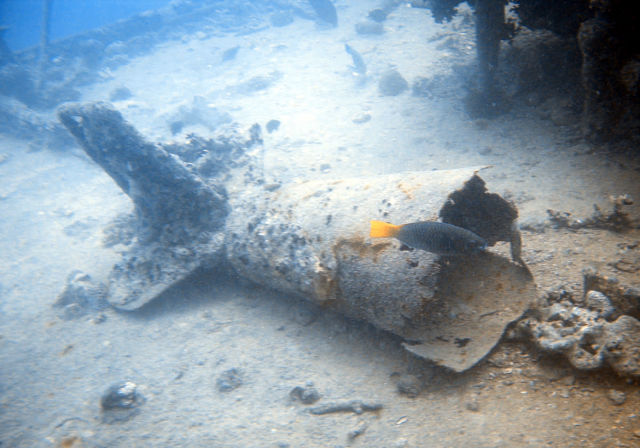
#> input picture data/uieb/reference/uieb_139img.png, 640 x 448 px, found by its file name; its folder holds only this picture in this run
$ python q2_ablation.py
#> lines starting #> are read from the running program, lines starting #| are printed output that depends on the picture
### evaluate.py
"""
CENG 466 - THE1 evaluation script.

Computes image quality metrics between your output images and the reference images.
Do NOT modify this file; all reported numbers must be produced with it.

Usage:
    python evaluate.py <output_dir> <reference_dir>

Images are matched by file name. Both images must have the same size.
Only NumPy and Pillow are needed.

FULL-REFERENCE metrics (output compared with the reference):
  PSNR    Peak Signal-to-Noise Ratio in dB, from the mean squared error.       higher = better
  SSIM    Structural Similarity: 11x11 Gaussian window (sigma 1.5), K1 = 0.01,
          K2 = 0.03, per RGB channel, averaged.                                higher = better (max 1)
  dE2000  Mean CIEDE2000 colour difference in CIELab (sRGB, D65).              lower = better
          (~1 invisible, ~2-3 just noticeable, >10 clearly different colours)
  GMSD    Gradient Magnitude Similarity Deviation (Xue et al., 2014, as in the
          authors' MATLAB code): how uniformly the edges/gradients of the
          output match the reference.                                         lower = better (0 = same)

NO-REFERENCE metrics (computed on one image alone). There is no "better"
direction: compare your output's value with the REFERENCE image's value.
  noise      noise standard deviation of the luminance (gray) image, in gray levels
             (Immerkaer, 1996); independent noise of std s in each RGB channel reads
             about 0.67 * s, because the gray conversion averages part of it away
  sharpness  mean gradient magnitude (Sobel); noise also raises it
  colourful  colourfulness (Hasler & Suesstrunk, 2003)
  entropy    Shannon entropy of the gray-level histogram, bits (max 8)
  UCIQE      underwater colour image quality (Yang & Sowmya, 2015), in CIELab:
             0.4680 * std(chroma) + 0.2745 * (99th - 1st percentile of L*)
             + 0.2576 * mean(chroma / sqrt(chroma^2 + L*^2)); implementations of
             UCIQE differ in these details, so compare only values from this script
"""

import os
import sys

import numpy as np
from PIL import Image


def read_image(path):
    """Reads an image as an RGB uint8 array of shape (H, W, 3)."""
#> called with path = 'data/uieb/reference/uieb_139img.png'
    return np.asarray(Image.open(path).convert("RGB"))


def _check(output, reference):
    output = np.asarray(output, dtype=np.float64)
    reference = np.asarray(reference, dtype=np.float64)
    if output.shape != reference.shape:
        raise ValueError(f"Shape mismatch: {output.shape} vs {reference.shape}")
    return output, reference


# --------------------------------------------------------------------------- PSNR
def psnr(output, reference, data_range=255.0):
    output, reference = _check(output, reference)
    mse = np.mean((output - reference) ** 2)
    if mse == 0:
        return float("inf")
    return 10.0 * np.log10(data_range ** 2 / mse)


# --------------------------------------------------------------------------- SSIM
def _gaussian_kernel(size=11, sigma=1.5):
    ax = np.arange(size) - (size - 1) / 2.0
    k = np.exp(-(ax ** 2) / (2.0 * sigma ** 2))
    return k / k.sum()


def _filter2(x, k):
    """Separable 'valid' correlation of a 2D array with a 1D kernel."""
    n = len(k)
    rows = sum(k[i] * x[i:x.shape[0] - n + 1 + i, :] for i in range(n))
    return sum(k[i] * rows[:, i:rows.shape[1] - n + 1 + i] for i in range(n))


def _ssim_channel(x, y, data_range):
    k = _gaussian_kernel()
    c1 = (0.01 * data_range) ** 2
    c2 = (0.03 * data_range) ** 2
    mu_x, mu_y = _filter2(x, k), _filter2(y, k)
    sxx = _filter2(x * x, k) - mu_x ** 2
    syy = _filter2(y * y, k) - mu_y ** 2
    sxy = _filter2(x * y, k) - mu_x * mu_y
    num = (2 * mu_x * mu_y + c1) * (2 * sxy + c2)
    den = (mu_x ** 2 + mu_y ** 2 + c1) * (sxx + syy + c2)
    return float(np.mean(num / den))


def ssim(output, reference, data_range=255.0):
    output, reference = _check(output, reference)
    if output.ndim == 2:
        return _ssim_channel(output, reference, data_range)
    return float(np.mean([_ssim_channel(output[..., c], reference[..., c], data_range)
                          for c in range(output.shape[2])]))


# --------------------------------------------------------------------------- colour
def rgb_to_lab(img):
    """sRGB uint8/float in [0, 255] -> CIELab (D65 white point)."""
    c = np.asarray(img, dtype=np.float64) / 255.0
    c = np.where(c > 0.04045, ((c + 0.055) / 1.055) ** 2.4, c / 12.92)
    m = np.array([[0.412453, 0.357580, 0.180423],
                  [0.212671, 0.715160, 0.072169],
                  [0.019334, 0.119193, 0.950227]])
    xyz = c @ m.T / np.array([0.95047, 1.0, 1.08883])
    f = np.where(xyz > (6 / 29) ** 3, np.cbrt(xyz), xyz / (3 * (6 / 29) ** 2) + 4 / 29)
    L = 116 * f[..., 1] - 16
    a = 500 * (f[..., 0] - f[..., 1])
    b = 200 * (f[..., 1] - f[..., 2])
    return np.stack([L, a, b], axis=-1)


def delta_e2000(output, reference):
    """Mean CIEDE2000 colour difference (Sharma, Wu & Dalal, 2005)."""
    output, reference = _check(output, reference)
    L1, a1, b1 = np.moveaxis(rgb_to_lab(reference), -1, 0)
    L2, a2, b2 = np.moveaxis(rgb_to_lab(output), -1, 0)
    C1, C2 = np.hypot(a1, b1), np.hypot(a2, b2)
    Cm7 = ((C1 + C2) / 2) ** 7
    G = 0.5 * (1 - np.sqrt(Cm7 / (Cm7 + 25.0 ** 7)))
    a1p, a2p = (1 + G) * a1, (1 + G) * a2
    C1p, C2p = np.hypot(a1p, b1), np.hypot(a2p, b2)
    h1p = np.degrees(np.arctan2(b1, a1p)) % 360
    h2p = np.degrees(np.arctan2(b2, a2p)) % 360
    dLp, dCp = L2 - L1, C2p - C1p
    dh = h2p - h1p
    dh = np.where(dh > 180, dh - 360, np.where(dh < -180, dh + 360, dh))
    dh = np.where(C1p * C2p == 0, 0, dh)
    dHp = 2 * np.sqrt(C1p * C2p) * np.sin(np.radians(dh / 2))
    Lpm, Cpm = (L1 + L2) / 2, (C1p + C2p) / 2
    hsum = h1p + h2p
    hpm = np.where(np.abs(h1p - h2p) > 180, np.where(hsum < 360, hsum + 360, hsum - 360), hsum) / 2
    hpm = np.where(C1p * C2p == 0, hsum, hpm)
    T = (1 - 0.17 * np.cos(np.radians(hpm - 30)) + 0.24 * np.cos(np.radians(2 * hpm))
         + 0.32 * np.cos(np.radians(3 * hpm + 6)) - 0.20 * np.cos(np.radians(4 * hpm - 63)))
    d_theta = 30 * np.exp(-(((hpm - 275) / 25) ** 2))
    Rc = 2 * np.sqrt(Cpm ** 7 / (Cpm ** 7 + 25.0 ** 7))
    Sl = 1 + 0.015 * (Lpm - 50) ** 2 / np.sqrt(20 + (Lpm - 50) ** 2)
    Sc, Sh = 1 + 0.045 * Cpm, 1 + 0.015 * Cpm * T
    Rt = -np.sin(np.radians(2 * d_theta)) * Rc
    de = np.sqrt((dLp / Sl) ** 2 + (dCp / Sc) ** 2 + (dHp / Sh) ** 2 + Rt * (dCp / Sc) * (dHp / Sh))
    return float(de.mean())


# --------------------------------------------------------------------------- gradients
def _gray(img):
    img = np.asarray(img, dtype=np.float64)
    return img @ np.array([0.299, 0.587, 0.114]) if img.ndim == 3 else img
#> returned value: shape (448, 640) float64


def _conv3(x, k):
    """3x3 correlation with edge replication (output has the same size)."""
    p = np.pad(x, 1, mode="edge")
    h, w = x.shape
    return sum(k[i, j] * p[i:i + h, j:j + w] for i in range(3) for j in range(3))
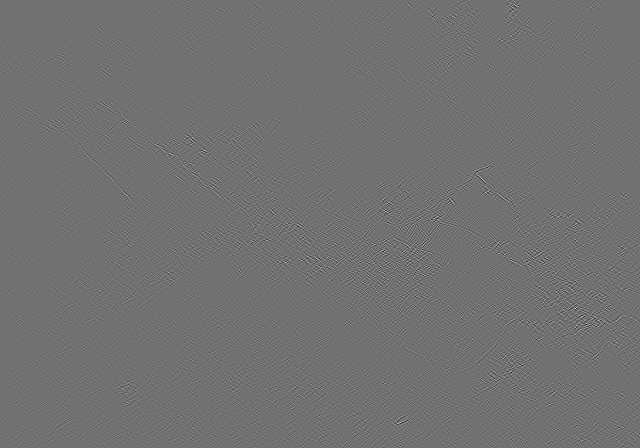
#> returned value: shape (448, 640) float64; min -88.19, max 109.5, mean 0; drawn with min black and max white


def _conv2_same(x, k):
    """2-D convolution with zero padding, cropped like MATLAB's conv2(x, k, 'same')."""
    kh, kw = k.shape
    h, w = x.shape
    full = np.zeros((h + kh - 1, w + kw - 1))
    for i in range(kh):
        for j in range(kw):
            full[i:i + h, j:j + w] += k[i, j] * x
    r0, c0 = kh // 2, kw // 2
    return full[r0:r0 + h, c0:c0 + w]


def gmsd(output, reference, c=170.0):
    """
    Gradient Magnitude Similarity Deviation, following the authors' MATLAB code
    (Xue, Zhang, Mou & Bovik, IEEE TIP 2014): luminance, 2x2 average + 2x downsampling,
    Prewitt gradients, GMS map with c = 170, standard deviation (N - 1).
    """
    output, reference = _check(output, reference)
    ave = np.full((2, 2), 0.25)
    dx = np.array([[1, 0, -1], [1, 0, -1], [1, 0, -1]]) / 3.0

    def grad_mag(img):
        g = _conv2_same(_gray(img), ave)[::2, ::2]
        return np.hypot(_conv2_same(g, dx), _conv2_same(g, dx.T))

    mo, mr = grad_mag(output), grad_mag(reference)
    gms = (2 * mo * mr + c) / (mo ** 2 + mr ** 2 + c)
    return float(gms.std(ddof=1))


# --------------------------------------------------------------------------- no-reference
def noise_sigma(img):
    """Noise standard deviation of the luminance image (Immerkaer, 1996)."""
    k = np.array([[1, -2, 1], [-2, 4, -2], [1, -2, 1]], dtype=np.float64)
    g = _gray(img)
    return float(np.sqrt(np.pi / 2) / 6 * np.abs(_conv3(g, k))[1:-1, 1:-1].mean())


def sharpness(img):
    """Mean Sobel gradient magnitude."""
    kx = np.array([[-1, 0, 1], [-2, 0, 2], [-1, 0, 1]], dtype=np.float64)
#> kx = [[-1, 0, 1], [-2, 0, 2], [-1, 0, 1]]
    g = _gray(img)
    return float(np.hypot(_conv3(g, kx), _conv3(g, kx.T)).mean())


def colourfulness(img):
    r, g, b = (np.asarray(img, dtype=np.float64)[..., i] for i in range(3))
    rg, yb = r - g, 0.5 * (r + g) - b
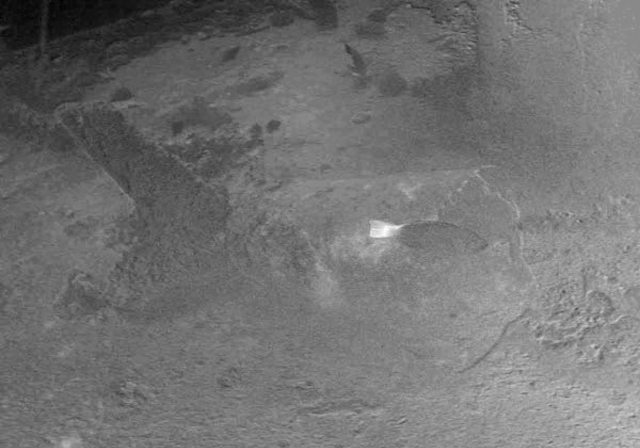
#> rg: shape (448, 640) float64; min -96, max 82, mean -16.1; drawn with min black and max white
    return float(np.hypot(rg.std(), yb.std()) + 0.3 * np.hypot(rg.mean(), yb.mean()))


def entropy(img):
    levels = np.clip(np.round(_gray(img)), 0, 255).astype(np.int64)
    p = np.bincount(levels.ravel(), minlength=256) / levels.size
#> p = 256 values, max 0.00759 at index 202, min 0.000136 at index 255, mean 0.00391
    p = p[p > 0]
    return float(-(p * np.log2(p)).sum())


def uciqe(img):
    lab = rgb_to_lab(img)
#> in rgb_to_lab, `f = np.where(xyz > (6 / 29) ** 3, np.cbrt(xyz), xyz / (3 * (6 / 29) **..`:
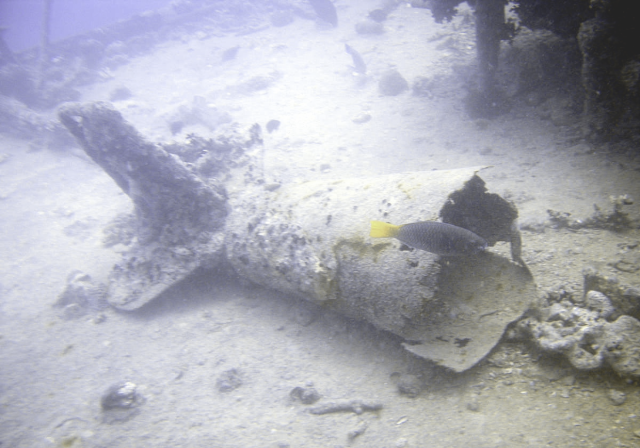
#> f: shape (448, 640, 3) float64; mean R, G, B 0.675, 0.68, 0.717
#> in rgb_to_lab, `L = 116 * f[..., 1] - 16`:
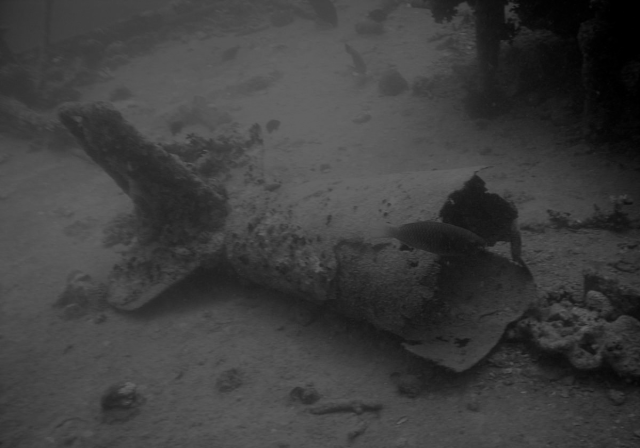
#> L: shape (448, 640) float64; min 0, max 100, mean 62.8
#> in rgb_to_lab, `a = 500 * (f[..., 0] - f[..., 1])`:
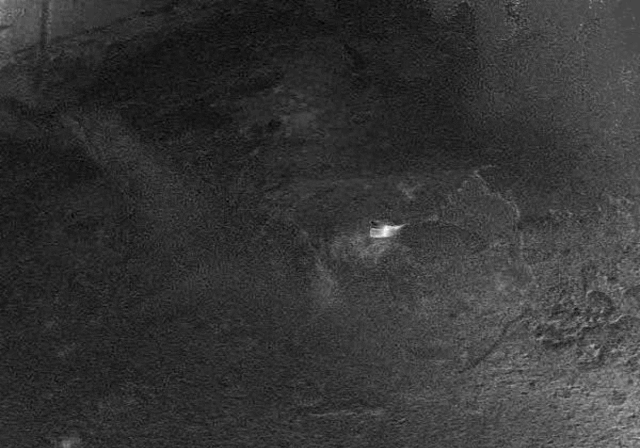
#> a: shape (448, 640) float64; min -8.98, max 22.75, mean -2.3; drawn with min black and max white
#> in rgb_to_lab, `return np.stack([L, a, b], axis=-1)`:
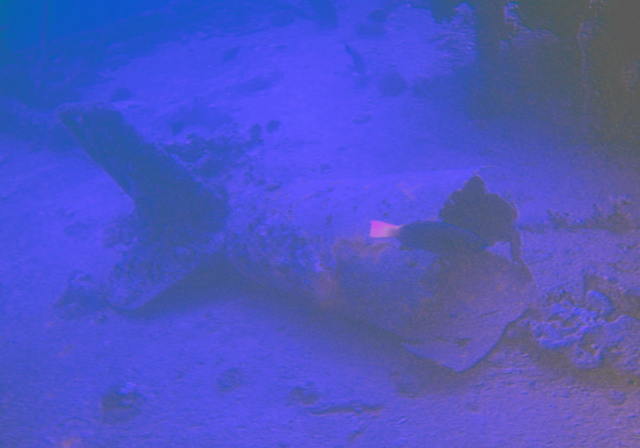
#> returned value: shape (448, 640, 3) float64; mean of channels 0, 1, 2 62.8, -2.3, -7.5; drawn with min black and max white
    L, chroma = lab[..., 0], np.hypot(lab[..., 1], lab[..., 2])
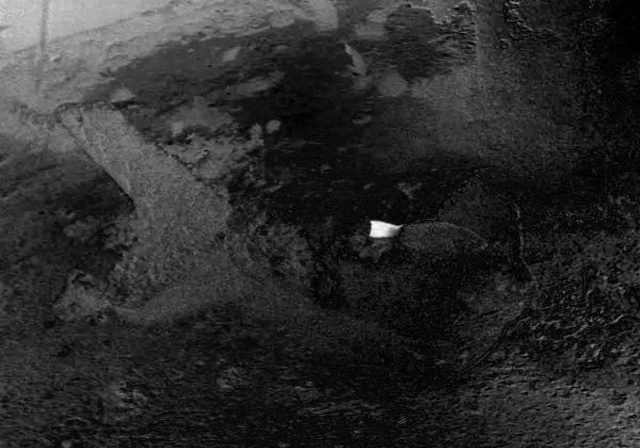
#> chroma: shape (448, 640) float64; min 0, max 65.74, mean 11.4; drawn with min black and max white
    lo, hi = np.percentile(L, (1, 99))
#> lo = 1.86; hi = 98.27
    sat = chroma / np.maximum(np.hypot(chroma, L), 1e-6)
#> (the rest of the program and of its run is left out)
